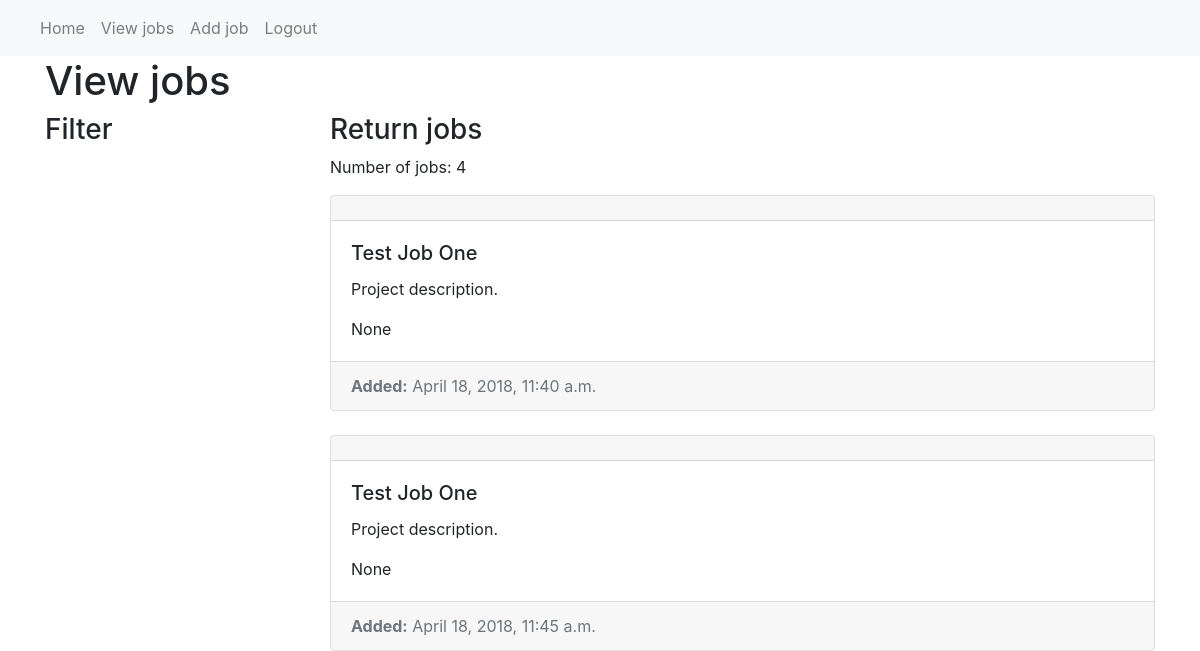
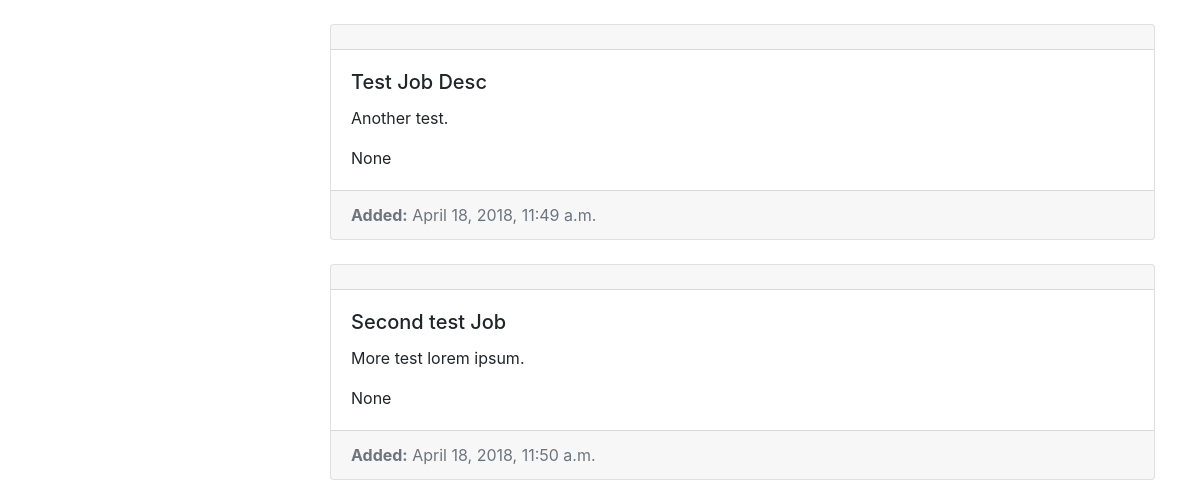
Before: /prototype/view_jobs/ with the older database file (2 pictures, top to bottom).
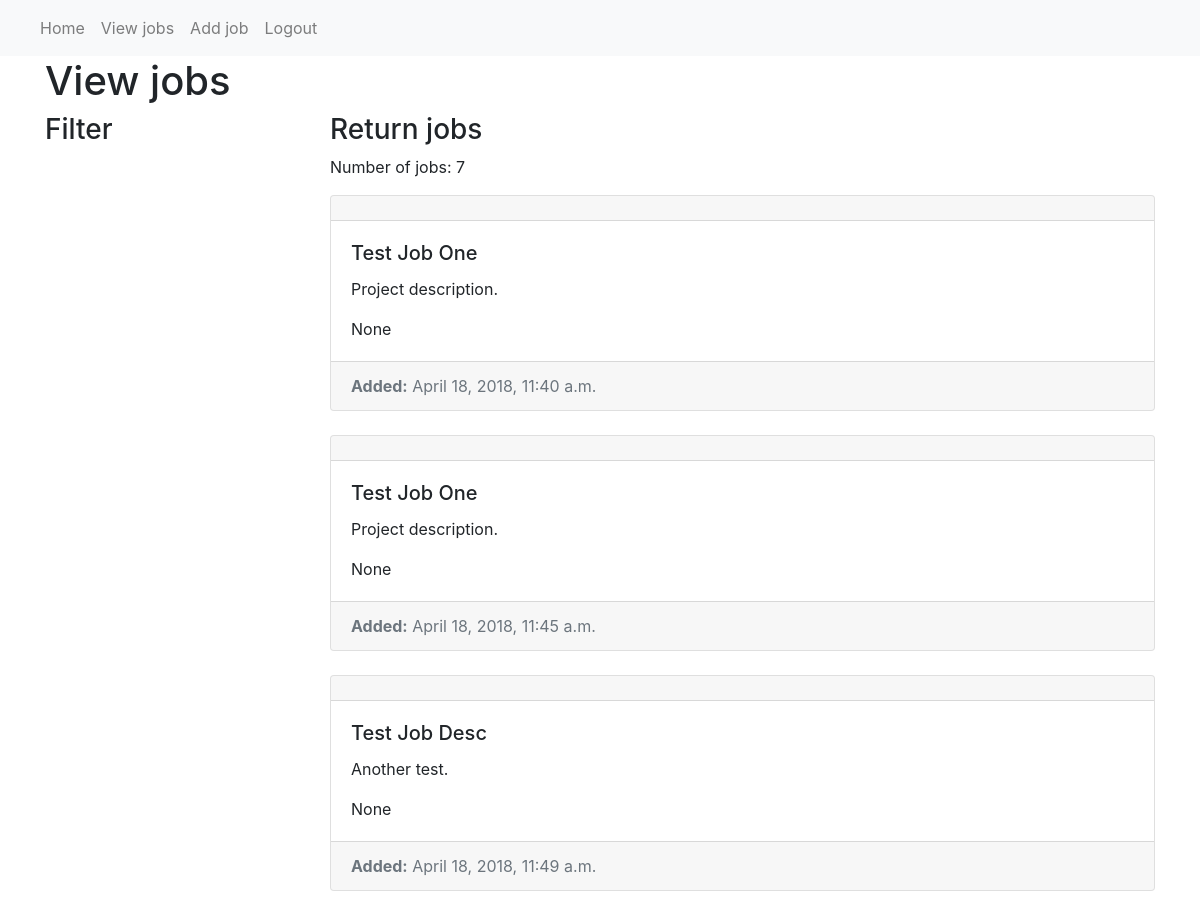
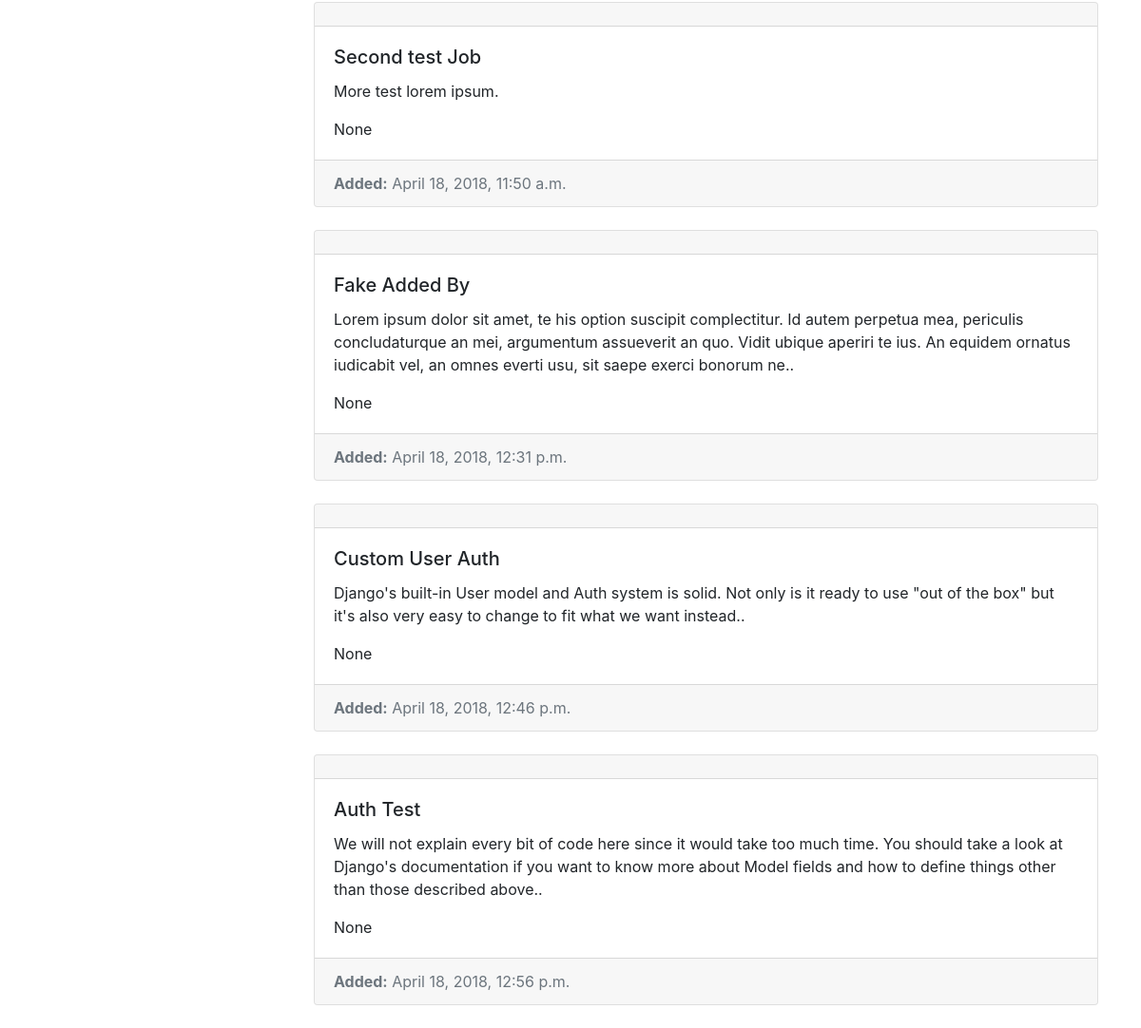
After: the same page with the newer database file (2 pictures, top to bottom).
### prototype/models.py (models this page shows, shortened)
class Job(models.Model):
    name = models.CharField(max_length=200, help_text="Enter a job name")
    description = models.TextField(max_length=750, help_text="Enter job description", null=True, blank=True)
    value = models.IntegerField(null=True, blank=True, help_text="Enter job value")
    company = models.ForeignKey('Company', on_delete=models.SET_NULL, null=True)
    added = models.DateTimeField(auto_now_add=True)
    region = models.ForeignKey('Region', on_delete=models.SET_NULL, null=True)
    added_by = models.ForeignKey(settings.AUTH_USER_MODEL, on_delete=models.CASCADE)

### prototype/views.py (the view)
# urls.py: path('view_jobs/', views.ViewJobs.as_view(), name='view_jobs'),
class ViewJobs(generic.ListView):
    model = Job
    context_object_name = 'job_list'
    queryset = Job.objects.all()
    template_name = 'view_jobs.html'

### prototype/templates/view_jobs.html (shortened to what this page needs)
{% extends 'base.html' %}
{% block content %}
<div class="row">
  <div class="col">
    <h1>View jobs</h1>
  </div>
</div>
<div class="row">
  <div class="col-3">
    <h3>Filter</h3>
  </div>
  <div class="col-9">
    <h3>Return jobs</h3>
    {% if job_list %}
      <p>Number of jobs: {{job_list|length}}</p>
      {% for j in job_list %}
      <div class="card">
        <div class="card-header">
        </div>
        <div class="card-body">
          <h5 class="card-title">{{j.name}}</h5>
          <p class="card-text">{{j.description}}.</p>
          <p class="card-text">{{j.value}}</p>
        </div>
        <div class="card-footer text-muted">
          <strong>Added:</strong> {{j.added}}
        </div>
      </div>
      {% endfor %}
    {% else %}
    <p>No jobs found.</p>
    {% endif %}
  </div>
</div>
{% endblock %}

### prototype/templates/base.html (shortened to what this page needs)
<!DOCTYPE html>
<html lang="en">
<head>
  <link rel="stylesheet" href="https://stackpath.bootstrapcdn.com/bootstrap/4.0.0/css/bootstrap.min.css">
</head>
<body>
  {% include "header.html" %}
  <div class="container">
    <div class="row">
      <div class="col">
      </div>
    </div>
      {% block content %}
      {% endblock content %}
  </div>
</body>
</html>

### prototype/templates/header.html (shortened to what this page needs)
{% block header %}
<nav class="navbar navbar-expand-lg navbar-light bg-light">
  <div class="collapse navbar-collapse" id="navbarNav">
    <ul class="navbar-nav">
      <li class="nav-item">
        <a class="nav-link" href="{% url 'index' %}">Home</a>
      </li>
      <li class="nav-item">
        <a class="nav-link" href="{% url 'view_jobs' %}">View jobs</a>
      </li>
      <li class="nav-item">
        <a class="nav-link" href="{% url 'add_job' %}">Add job</a>
      </li>
      <li class="nav-item">
        <a class="nav-link" href="{% url 'logout' %}">Logout</a>
      </li>
    </ul>
  </div>
</nav>
{% endblock %}

Changed rows visible on the page:
added Job: name "Fake Added By", description "Lorem ipsum dolor sit amet, te his option suscipit complectitur. Id autem perpetua mea, periculis concludaturque an mei, argumentum assueverit an quo. Vidit ubique aperiri te ius. An equidem ornatus iudicabit vel, an omnes everti usu, sit saepe exerci bonorum ne.", value "None", added "April 18, 2018, 12:31 p.m."
added Job: name "Custom User Auth", description "Django's built-in User model and Auth system is solid. Not only is it ready to use \"out of the box\" but it's also very easy to change to fit what we want instead.", value "None", added "April 18, 2018, 12:46 p.m."
added Job: name "Auth Test", description "We will not explain every bit of code here since it would take too much time. You should take a look at Django's documentation if you want to know more about Model fields and how to define things other than those described above.", value "None", added "April 18, 2018, 12:56 p.m."
Other visible differences:
{{ job_list|length }}: "4" → "7"
